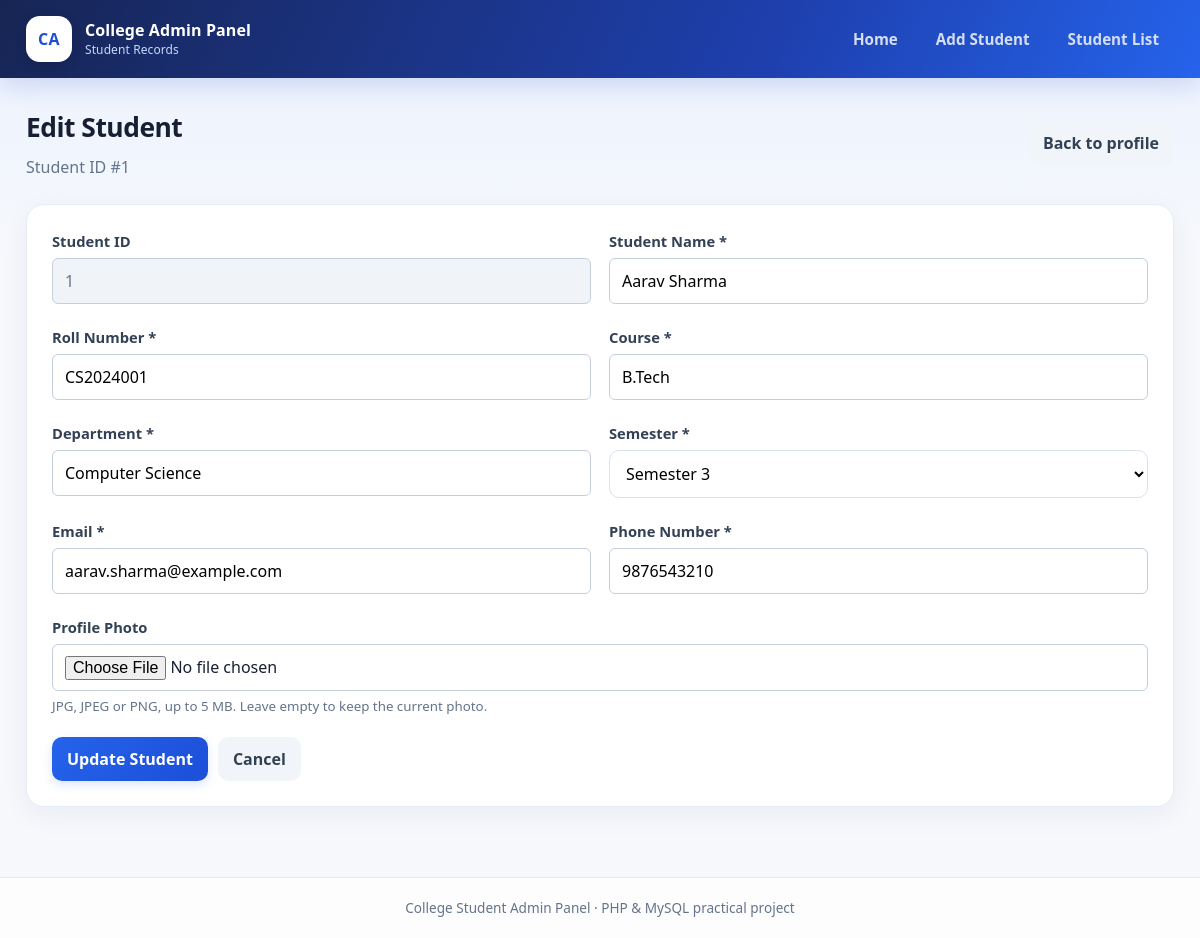
The page /edit_student.php?id=1 on the database its author committed.
### tables this page shows
CREATE TABLE students (
  student_id   INT UNSIGNED NOT NULL AUTO_INCREMENT,
  student_name VARCHAR(100) NOT NULL,
  roll_number  VARCHAR(30)  NOT NULL,
  course       VARCHAR(100) NOT NULL,
  department   VARCHAR(100) NOT NULL,
  semester     TINYINT UNSIGNED NOT NULL,
  email        VARCHAR(150) NOT NULL,
  phone        VARCHAR(20)  NOT NULL,
  created_at   TIMESTAMP NOT NULL DEFAULT CURRENT_TIMESTAMP,
  PRIMARY KEY (student_id),
  UNIQUE KEY uq_roll_number (roll_number)       
);

### edit_student.php (the view, shortened to what this page needs)
<?php
require_once 'config.php';
$id = (int)($_GET['id'] ?? $_POST['student_id'] ?? 0);
$student = $id > 0 ? get_student($conn, $id) : null;
$data = $student;
?>
<div class="page-head">
    <div>
        <h1>Edit Student</h1>
        <p class="muted">Student ID #<?= (int)$id ?></p>
    </div>
    <a class="btn btn-light" href="view_student.php?id=<?= (int)$id ?>">Back to profile</a>
</div>
<form method="post" action="edit_student.php?id=<?= (int)$id ?>" enctype="multipart/form-data" class="card form" novalidate>
    <div class="grid-2">
        <div class="field">
            <label>Student ID</label>
            <input type="text" value="<?= (int)$id ?>" disabled>
        </div>
        <div class="field">
            <label for="student_name">Student Name *</label>
            <input type="text" id="student_name" name="student_name" value="<?= e($data['student_name']) ?>" maxlength="100" required>
        </div>
        <div class="field">
            <label for="roll_number">Roll Number *</label>
            <input type="text" id="roll_number" name="roll_number" value="<?= e($data['roll_number']) ?>" maxlength="30" required>
        </div>
        <div class="field">
            <label for="course">Course *</label>
            <input type="text" id="course" name="course" value="<?= e($data['course']) ?>" maxlength="100" required>
        </div>
        <div class="field">
            <label for="department">Department *</label>
            <input type="text" id="department" name="department" value="<?= e($data['department']) ?>" maxlength="100" required>
        </div>
        <div class="field">
            <label for="semester">Semester *</label>
            <select id="semester" name="semester" required>
                <?php for ($i = 1; $i <= 8; $i++): ?>
                    <option value="<?= $i ?>" <?= (string)$data['semester'] === (string)$i ? 'selected' : '' ?>>Semester <?= $i ?></option>
                <?php endfor; ?>
            </select>
        </div>
        <div class="field">
            <label for="email">Email *</label>
            <input type="email" id="email" name="email" value="<?= e($data['email']) ?>" maxlength="150" required>
        </div>
        <div class="field">
            <label for="phone">Phone Number *</label>
            <input type="text" id="phone" name="phone" value="<?= e($data['phone']) ?>" maxlength="16" required>
        </div>
    </div>
    <div class="field">
        <label for="profile_photo">Profile Photo</label>
        <input type="file" id="profile_photo" name="profile_photo" accept=".jpg,.jpeg,.png">
        <small class="muted">JPG, JPEG or PNG, up to <?= e(format_size(MAX_FILE_SIZE)) ?>. Leave empty to keep the current photo.</small>
    </div>
    <div class="form-actions">
        <button type="submit" class="btn btn-primary">Update Student</button>
        <a class="btn btn-light" href="view_student.php?id=<?= (int)$id ?>">Cancel</a>
    </div>
</form>

### css/style.css (style rules this page uses)
:root { --ink: #14213d; --ink-soft: #3d4a66; --accent: #0f766e; --accent-dark: #0b5a54; --gold: #e0a526; --bg: #eef2f6; --card: #ffffff; --line: #dbe2ea; --muted: #6b778c; --ok-bg: #e3f6ec; --ok: #146c43; --err-bg: #fde8e8; --err: #a61b1b; --warn-bg: #fff4d6; --warn: #8a5a00; }
* { box-sizing: border-box; }
body { margin: 0; font-family: "Segoe UI", Tahoma, Arial, sans-serif; background: var(--bg); color: var(--ink); line-height: 1.5; min-height: 100vh; display: flex; flex-direction: column; }
a { color: var(--accent); }
h1 { margin: 0; font-size: 1.7rem; }
.page-head { display: flex; justify-content: space-between; align-items: flex-start; gap: 16px; flex-wrap: wrap; margin-bottom: 20px; }
.muted { color: var(--muted); }
p.muted { margin: 4px 0 0; }
.card { background: var(--card); border: 1px solid var(--line); border-radius: 10px; padding: 22px; margin-bottom: 22px; box-shadow: 0 1px 3px rgba(20,33,61,.06); }
.btn { display: inline-block; padding: 9px 18px; border: 0; border-radius: 6px; cursor: pointer; font: inherit; font-weight: 600; text-decoration: none; color: #fff; background: var(--ink-soft); }
.btn-primary { background: var(--accent); }
.btn-light { background: #e6ebf2; color: var(--ink); }
.form .grid-2 { display: grid; grid-template-columns: 1fr 1fr; gap: 18px; margin-bottom: 18px; }
.field { display: flex; flex-direction: column; gap: 6px; margin-bottom: 4px; }
.field label { font-weight: 600; font-size: .92rem; }
input[type=text], input[type=email], input[type=file], select { padding: 10px 12px; border: 1px solid #c5cfdb; border-radius: 6px; font: inherit; background: #fff; width: 100%; }
input:disabled { background: #f0f3f7; color: var(--muted); }
.form-actions { display: flex; gap: 10px; margin-top: 20px; }
:root { --ink: #172554; --ink-soft: #334155; --accent: #2563eb; --accent-dark: #1d4ed8; --gold: #38bdf8; --bg: #f4f7fc; --card: #ffffff; --line: #e2e8f0; --muted: #64748b; --ok-bg: #dcfce7; --ok: #166534; --err-bg: #fee2e2; --err: #991b1b; --warn-bg: #fef3c7; --warn: #92400e; }
body { background: linear-gradient(180deg, #eaf2ff 0, #f6f8fc 250px, #f6f8fc 100%); color: #172033; }
h1 { font-size: clamp(1.6rem, 2.2vw, 2.15rem); letter-spacing: -.5px; }
.page-head { align-items: center; margin-bottom: 25px; }
.page-head p.muted { margin-top: 7px; }
.card { border: 1px solid #e7edf6; border-radius: 18px; padding: 25px; box-shadow: 0 8px 28px rgba(15, 35, 75, .055); transition: box-shadow .2s, transform .2s; }
.btn { border-radius: 10px; padding: 10px 15px; font-weight: 650; transition: .18s ease; }
.btn-primary { background: linear-gradient(135deg, #2563eb, #1d4ed8); box-shadow: 0 4px 10px rgba(37,99,235,.16); }
.btn-light { background: #f1f5f9; border-color: #e2e8f0; color: #334155; }
input, select, textarea { border: 1px solid #d8e1ef; border-radius: 10px; padding: 11px 12px; background: #fff; transition: border-color .18s, box-shadow .18s; }
.field label { color: #334155; font-weight: 650; }

### rows shown on the page
students: student_name "Aarav Sharma", roll_number "CS2024001", course "B.Tech", department "Computer Science", semester "Semester 3", email "aarav.sharma@example.com", phone "9876543210"

### other values the page prints
$label "Home"
$label "Add Student"
$label "Student List"
$id "1"
format_size(MAX_FILE_SIZE) "5 MB"
